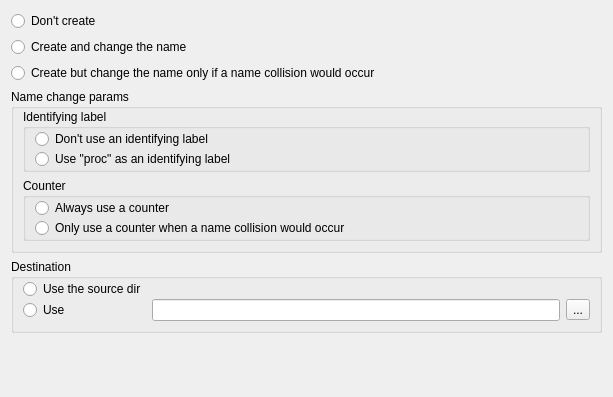
         <widget class="QWidget" name="tab_4" >
          <attribute name="title" >
           <string>Transformed file</string>
          </attribute>
          <layout class="QVBoxLayout" >
           <item>
            <widget class="QRadioButton" name="m_pProcDontCreateRB" >
             <property name="text" >
              <string>Don't create</string>
             </property>
            </widget>
           </item>
           <item>
            <widget class="QRadioButton" name="m_pProcCreateAlwaysChangeRB" >
             <property name="text" >
              <string>Create and change the name</string>
             </property>
            </widget>
           </item>
           <item>
            <widget class="QRadioButton" name="m_pProcCreateChangeIfNeededRB" >
             <property name="text" >
              <string>Create but change the name only if a name collision would occur</string>
             </property>
            </widget>
           </item>
           <item>
            <widget class="QGroupBox" name="groupBox_10" >
             <property name="title" >
              <string>Name change params</string>
             </property>
             <layout class="QVBoxLayout" >
              <property name="topMargin" >
               <number>0</number>
              </property>
              <item>
               <widget class="QGroupBox" name="groupBox_11" >
                <property name="title" >
                 <string>Identifying label</string>
                </property>
                <layout class="QVBoxLayout" >
                 <property name="spacing" >
                  <number>0</number>
                 </property>
                 <property name="topMargin" >
                  <number>0</number>
                 </property>
                 <property name="bottomMargin" >
                  <number>0</number>
                 </property>
                 <item>
                  <widget class="QRadioButton" name="m_pProcDontUseLabelRB" >
                   <property name="text" >
                    <string>Don't use an identifying label</string>
                   </property>
                  </widget>
                 </item>
                 <item>
                  <widget class="QRadioButton" name="m_pProcUseLabelRB" >
                   <property name="text" >
                    <string>Use "proc" as an identifying label</string>
                   </property>
                  </widget>
                 </item>
                </layout>
               </widget>
              </item>
              <item>
               <widget class="QGroupBox" name="groupBox_12" >
                <property name="title" >
                 <string>Counter</string>
                </property>
                <layout class="QVBoxLayout" >
                 <property name="spacing" >
                  <number>0</number>
                 </property>
                 <property name="topMargin" >
                  <number>0</number>
                 </property>
                 <property name="bottomMargin" >
                  <number>0</number>
                 </property>
                 <item>
                  <widget class="QRadioButton" name="m_pProcAlwaysUseCounterRB" >
                   <property name="text" >
                    <string>Always use a counter</string>
                   </property>
                  </widget>
                 </item>
                 <item>
                  <widget class="QRadioButton" name="m_pProcUseCounterIfNeededRB" >
                   <property name="text" >
                    <string>Only use a counter when a name collision would occur</string>
                   </property>
                  </widget>
                 </item>
                </layout>
               </widget>
              </item>
             </layout>
            </widget>
           </item>
           <item>
            <widget class="QGroupBox" name="groupBox_13" >
             <property name="title" >
              <string>Destination</string>
             </property>
             <layout class="QGridLayout" >
              <property name="topMargin" >
               <number>0</number>
              </property>
              <property name="verticalSpacing" >
               <number>0</number>
              </property>
              <item row="0" column="0" >
               <widget class="QRadioButton" name="m_pProcUseSrcRB" >
                <property name="text" >
                 <string>Use the source dir</string>
                </property>
               </widget>
              </item>
              <item row="1" column="0" >
               <widget class="QRadioButton" name="m_pProcUseSeparateDirRB" >
                <property name="text" >
                 <string>Use</string>
                </property>
               </widget>
              </item>
              <item row="1" column="1" >
               <widget class="QWidget" native="1" name="widget_11" >
                <layout class="QHBoxLayout" >
                 <property name="leftMargin" >
                  <number>0</number>
                 </property>
                 <property name="topMargin" >
                  <number>0</number>
                 </property>
                 <property name="rightMargin" >
                  <number>0</number>
                 </property>
                 <property name="bottomMargin" >
                  <number>0</number>
                 </property>
                 <item>
                  <widget class="QLineEdit" name="m_pProcDestE" />
                 </item>
                 <item>
                  <widget class="QToolButton" name="m_pSelectTransfDestDirB" >
                   <property name="text" >
                    <string>...</string>
                   </property>
                  </widget>
                 </item>
                </layout>
               </widget>
              </item>
             </layout>
            </widget>
           </item>
           <item>
            <spacer>
             <property name="orientation" >
              <enum>Qt::Vertical</enum>
             </property>
             <property name="sizeHint" >
              <size>
               <width>591</width>
               <height>53</height>
              </size>
             </property>
            </spacer>
           </item>
          </layout>
         </widget>
